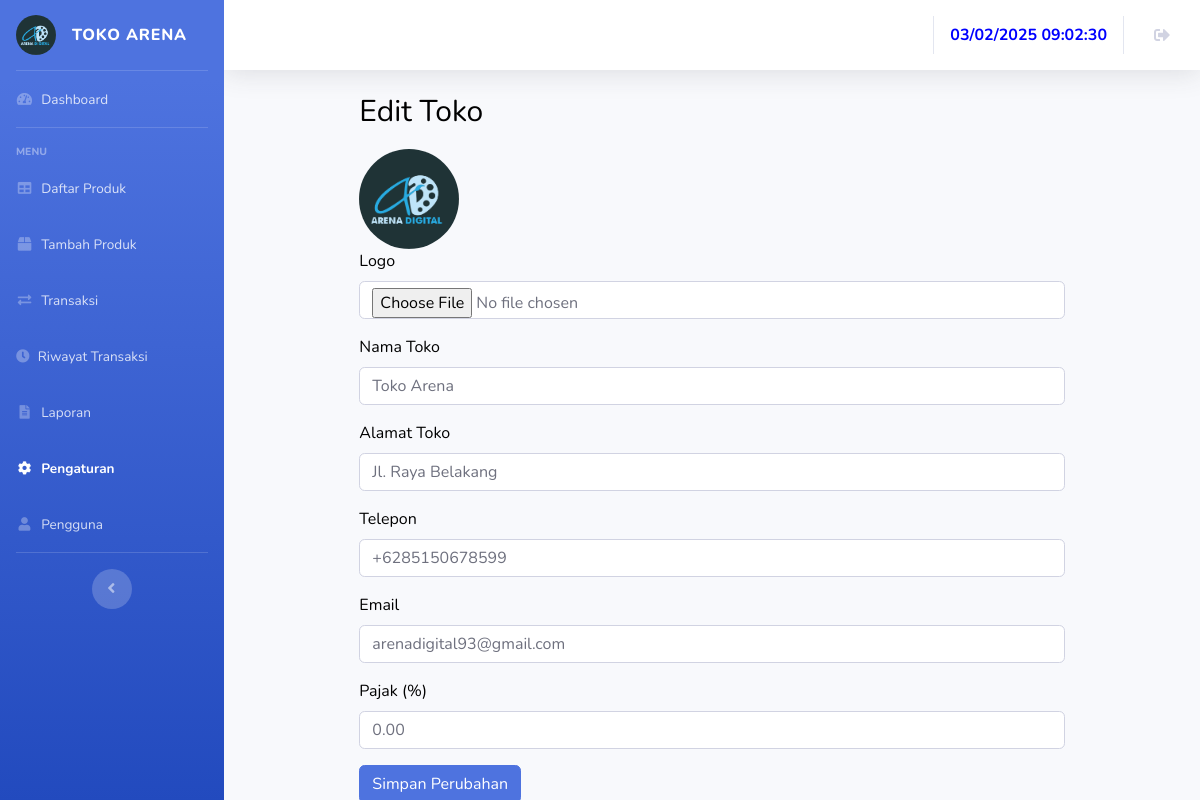
The app's page /admin/pengaturan.php (signed in) with its own data.
### tables this page shows
CREATE TABLE `pengaturan` (
  `id_pengaturan` int(11) NOT NULL,
  `nama_toko` varchar(100) NOT NULL,
  `logo` varchar(255) DEFAULT NULL,
  `alamat_toko` text NOT NULL,
  `telepon` varchar(20) DEFAULT NULL,
  `email` varchar(100) DEFAULT NULL,
  `pajak_persen` decimal(5,2) DEFAULT NULL,
  `tanggal_diperbarui` timestamp NOT NULL DEFAULT current_timestamp() ON UPDATE current_timestamp()
);

### admin/pengaturan.php (the view, shortened to what this page needs)
<?php
require 'config.php';
$id_pengaturan = 1;
$query = "SELECT * FROM pengaturan WHERE id_pengaturan = :id_pengaturan";
$stmt = $pdo->prepare($query);
$stmt->bindValue(':id_pengaturan', $id_pengaturan, PDO::PARAM_INT);
$stmt->execute();
$data = $stmt->fetch(PDO::FETCH_ASSOC);
?>
<!DOCTYPE html>
<html lang="en">
<head>
    <?php include 'item/head.php'; ?>
</head>
<body id="page-top">
    <div id="wrapper">
        <?php include 'item/sidebar.php'; ?>
        <div id="content-wrapper" class="d-flex flex-column">
            <div id="content">
                <?php include 'item/header.php'; ?>
                <div class="container-fluid">
                    <h1 class="judul">Edit Toko</h1>
                    <form action="" method="POST" enctype="multipart/form-data">
                        <div class="logo-toko" style="padding-left: 12%; padding-right: 12%;">
                        <img src="admin/img/<?php echo htmlspecialchars($data['logo']); ?>" alt="Logo" width="100" style="border-radius: 50%;">
                        </div>
                        <div class="form-group" style="padding-left: 12%; padding-right: 12%;">
                            <label for="logo" style = "color: black;">Logo</label>
                            <input type="file" class="form-control" id="logo" name="logo">
                        </div>
                        <div class="form-group" style="padding-left: 12%; padding-right: 12%;">
                            <label for="nama_toko" style = "color: black;">Nama Toko</label>
                            <input type="text" class="form-control" id="nama_toko" name="nama_toko" value="<?php echo htmlspecialchars($data['nama_toko']); ?>" required>
                        </div>
                        <div class="form-group" style="padding-left: 12%; padding-right: 12%;">
                            <label for="alamat_toko" style = "color: black;">Alamat Toko</label>
                            <input type="text" class="form-control" id="alamat_toko" name="alamat_toko" value="<?php echo htmlspecialchars($data['alamat_toko']); ?>" required>
                        </div>
                        <div class="form-group" style="padding-left: 12%; padding-right: 12%;">
                            <label for="telepon" style = "color: black;">Telepon</label>
                            <input type="text" class="form-control" id="telepon" name="telepon" value="<?php echo htmlspecialchars($data['telepon']); ?>" required>
                        </div>
                        <div class="form-group" style="padding-left: 12%; padding-right: 12%;">
                            <label for="email" style = "color: black;">Email</label>
                            <input type="email" class="form-control" id="email" name="email" value="<?php echo htmlspecialchars($data['email']); ?>" required>
                        </div>
                        <div class="form-group" style="padding-left: 12%; padding-right: 12%;">
                            <label for="pajak_persen" style = "color: black;">Pajak (%)</label>
                            <input type="text" class="form-control" id="pajak_persen" name="pajak_persen" value="<?php echo htmlspecialchars($data['pajak_persen']); ?>">
                        </div>
                        <div class="tambah" style="padding-left: 12%;">
                        <button type="submit" class="btn btn-primary">Simpan Perubahan</button>
                        </div>
                    </form>
                </div>
            </div>
        </div>
    </div>
</body>
</html>

### admin/item/sidebar.php (shortened to what this page needs)
<?php
$current_page = basename($_SERVER['PHP_SELF']);
require 'config.php';
$query = "SELECT nama_toko, logo FROM pengaturan WHERE id_pengaturan = 1";
$stmt = $pdo->prepare($query);
$stmt->execute();
$pengaturan = $stmt->fetch(PDO::FETCH_ASSOC);
$nama_toko = $pengaturan['nama_toko'];
$logo = $pengaturan['logo'];
?>
<ul class="navbar-nav bg-gradient-primary sidebar sidebar-dark accordion" id="accordionSidebar">
    <a class="sidebar-brand d-flex align-items-center" href="../admin/index.php">
        <div class="sidebar-brand-icon">
            <img src="admin/img/<?php echo htmlspecialchars($logo); ?>" alt="Logo" style="border-radius: 50%; width: 40px; height: 40px;">
        </div>
        <div class="sidebar-brand-text mx-3">
            <?php echo htmlspecialchars($nama_toko); ?>
        </div>
    </a>
    <hr class="sidebar-divider my-0">
    <li class="nav-item <?= ($current_page == 'index.php') ? 'active' : '' ?>">
        <a class="nav-link" href="../admin/index.php">
            <i class="fas fa-fw fa-tachometer-alt"></i>
            <span>Dashboard</span></a>
    </li>
    <hr class="sidebar-divider">
    <div class="sidebar-heading">
        Menu
    </div>
    <li class="nav-item <?= ($current_page == 'daftar-produk.php') ? 'active' : '' ?>">
        <a class="nav-link" href="../admin/daftar-produk.php">
            <i class="fas fa-fw fa-table"></i>
            <span>Daftar Produk</span></a>
    </li>
    <li class="nav-item <?= ($current_page == 'kelola-produk.php') ? 'active' : '' ?>">
        <a class="nav-link" href="../admin/kelola-produk.php">
            <i class="fas fa-fw fa-box"></i>
            <span>Tambah Produk</span></a>
    </li>
    <li class="nav-item <?= ($current_page == 'transaksi.php') ? 'active' : '' ?>">
        <a class="nav-link" href="../admin/transaksi.php">
            <i class="fas fa-fw fa-exchange-alt"></i>
            <span>Transaksi</span></a>
    </li>
    <li class="nav-item <?= ($current_page == 'riwayat-transaksi.php') ? 'active' : '' ?>">
        <a class="nav-link" href="../admin/riwayat-transaksi.php">
            <i class="fas fa-clock"></i>
            <span>Riwayat Transaksi</span></a>
    </li>
    <li class="nav-item <?= ($current_page == 'laporan.php') ? 'active' : '' ?>">
        <a class="nav-link" href="../admin/laporan.php">
            <i class="fas fa-fw fa-file-alt"></i>
            <span>Laporan</span></a>
    </li>
    <li class="nav-item <?= ($current_page == 'pengaturan.php') ? 'active' : '' ?>">
        <a class="nav-link" href="../admin/pengaturan.php">
            <i class="fas fa-fw fa-cog"></i>
            <span>Pengaturan</span></a>
    </li>
    <li class="nav-item <?= ($current_page == 'pengguna.php') ? 'active' : '' ?>">
        <a class="nav-link" href="../admin/pengguna.php">
            <i class="fas fa-fw fa-user"></i>
            <span>Pengguna</span></a>
    </li>
    <hr class="sidebar-divider d-none d-md-block">
    <div class="text-center d-none d-md-inline">
        <button class="rounded-circle border-0" id="sidebarToggle"></button>
    </div>
</ul>

### admin/pengaturan.php (style rules this page uses)
.judul { color: black; font-size: 30px; margin-bottom: 2%; padding-left: 12%; }

### records on screen
pengaturan: logo (picture), nama_toko "TOKO ARENA", nama_toko "Toko Arena", alamat_toko "Jl. Raya Belakang", telepon "+6285150678599", email "arenadigital93@gmail.com", pajak_persen "0.00"
